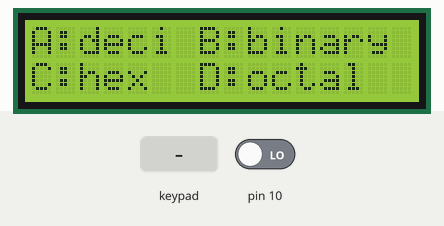
This sketch was run on a simulated Arduino Uno, built with avr-gcc and run on an emulated ATmega328P. On the bench: 16×2 character LCD. The test bench sets the inputs (shaded band); at power-on: pin 10 LOW. What the sketch prints to the serial monitor is not drawn.

Above: at 2.8 s.
2.9 s: keypad keys 9 8 7 6 A pressed 0.4 s apart
At 5.1 s:
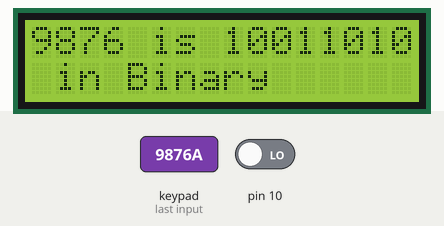
6.4 s: key 'B' pressed
At 7.6 s:
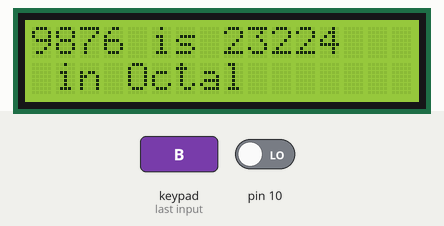
7.9 s: key 'C' pressed
At 9.0 s:
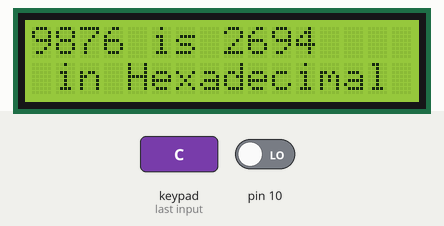
9.4 s: keypad keys 9 8 7 6 D pressed 0.4 s apart
At 12.3 s:
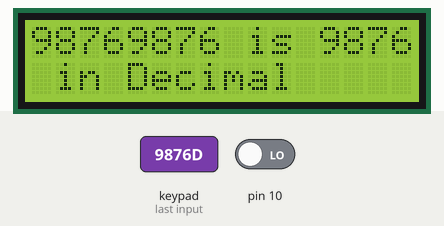
12.9 s: key 'C' pressed
At 13.8 s:
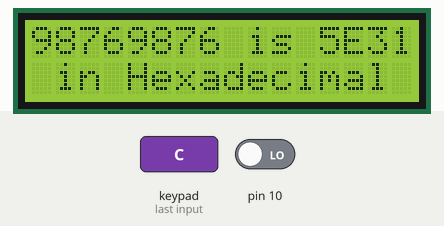
14.4 s: key 'F' pressed
At 14.9 s:
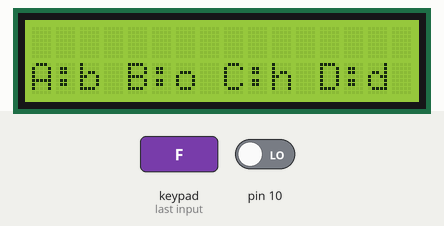
Timing chart, 0 to 16.9 s (numbered marks = the images above; inputs shaded):
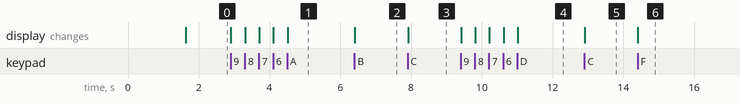

The sketch:

Project_0230_May_1.ino
```cpp
//LCD setup code
#include <LiquidCrystal.h>  // LCD library
const int rs = A0, e = A1, d4 = A2, d5 = A3, d6 = A4, d7 = A5;
LiquidCrystal lcd(rs, e, d4, d5, d6, d7);

// 4x4 Keypad Code
#include <Keypad.h>         // keypad library
const byte ROWS = 4; //four rows
const byte COLS = 4; //four columns
char keys[ROWS][COLS] = {     // think of it like x,y
  {'1','2','3','A'},
  {'4','5','6','B'},
  {'7','8','9','C'},
  {'F','0','E','D'}
};
byte rowPins[ROWS] = {9,8,7,6};  // connect to the row pinouts
byte colPins[COLS] = {5,4,3,2};  // connect to the column
Keypad keypad = Keypad(makeKeymap(keys), rowPins, colPins, ROWS, COLS);

long first = 0;
long second = 0;
double total = 0;

int A = 10;
int B = 11;
int C = 12;
int D = 13;
int E = 14;
int F = 15;
int pin10 = digitalRead(10);


//SETUP
void setup(){
  lcd.begin(16,2);
  Serial.begin(9600);    // set up serial monitor
  pinMode(10,INPUT);
  lcd.begin(16,2);       // set up lcd screen
  lcd.setCursor(0,0);    // set cursor origin at (columns 1, rows 0)
  lcd.print(" Base Converter");
  delay(1500);
  lcd.clear();
  lcd.setCursor(0,0);
  lcd.print("A:deci ");
  lcd.print("B:binary ");
  lcd.setCursor(0,1);
  lcd.print("C:hex  ");
  lcd.print("D:octal ");

}

void loop() {

  ///extras button for hexa
//  switch (digitalRead(10) == LOW){
//    case true:
//      lcd.print("A: bin  ");
//      lcd.print("B: deci");
//      lcd.setCursor(0,1);
//      //lcd.print("C: hex  "); //technical difficulty with Hexadecimal
//      lcd.print("D: oct");
//      delay(1000);
//      break;
//    case 'A':
//      lcd.clear();
//      lcd.setCursor(0,0);
//      lcd.print("Enter Binary number: ");
//      break;
//   }

  char key = keypad.getKey();
  switch(key)
  {
  lcd.clear();
  case '0' ... '9':
    lcd.clear();
    lcd.setCursor(0,1);   //display A,B,C option on bottom row
    lcd.print("A:b ");
    lcd.print("B:o ");
    lcd.print("C:h ");
    lcd.print("D:d ");
    lcd.setCursor(0,0);   //display key pressed on top row
    first = first * 10 + (key - '0');   //to store value and repeat
    Serial.println(first);
    lcd.print(first);
    break;

  case 'A':
    lcd.clear();
    lcd.print(first);
    lcd.print(" is ");
    lcd.print(first,BIN);
    lcd.setCursor(0,1);
    lcd.print(" in Binary");
    Serial.println(first,BIN);
    break;
  case 'B':
    lcd.clear();
    lcd.print(first);
    lcd.print(" is ");
    lcd.print(first,OCT);
    lcd.setCursor(0,1);
    lcd.print(" in Octal");
    Serial.println(first,OCT);
    break;
  case 'C':
    lcd.clear();
    lcd.print(first);
    lcd.print(" is ");
    lcd.print(first,HEX);
    lcd.setCursor(0,1);
    lcd.print(" in Hexadecimal");
    Serial.println(first,HEX);
    break;
  case 'D':
    lcd.clear();
    lcd.print(first);
    lcd.print(" is ");
    lcd.print(first,DEC);
    lcd.setCursor(0,1);
    lcd.print(" in Decimal");
    Serial.println(first,DEC);
    break;
  case 'F': //Clear Memory
    total = 0;
    first = 0;
    second = 0;
    Serial.println("Clear");
    lcd.clear();
    lcd.setCursor(0,1);
    lcd.print("A:b ");
    lcd.print("B:o ");
    lcd.print("C:h ");
    lcd.print("D:d ");
    lcd.setCursor(0,0);
    break;

/////Hexadecimal currently not working
//  case 'A':
//    lcd.clear();
//    first = first * 10 + (key - '7' );
//    Serial.println(first);
//    lcd.print(first);
//    break;
//  case 'B':
//    lcd.clear();
//    first = first * 10 + (key -'7');
//    Serial.println(first);
//    lcd.print(first);
//    break;
//  case 'C':
//    lcd.clear();
//    first = first * 10 + (key -'7');
//    Serial.println(first);
//    lcd.print(first);
//    break;
//  case 'D':
//    lcd.clear();
//    first = first * 10 + (key -'7');
//    Serial.println(first);
//    lcd.print(first);
//    break;
//  case 'E':
//    lcd.clear();
//    first = first * 10 + (key -'7');
//    Serial.println(first);
//    lcd.print(first);
//    break;
//  case 'F':
//    lcd.clear();
//    first = first * 10 + (key -'7');
//    Serial.println(first);
//    lcd.print(first);
//    break;
  }
}
```

Measured:
- after the input at 2.9 s, the display: first changes at once (image 1 shows a later state)
- after the input at 6.4 s, the display: changes at once (image 2)
- after the input at 7.9 s, the display: changes at once (image 3)
- after the input at 9.4 s, the display: first changes at once (image 4 shows a later state)
- after the input at 12.9 s, the display: changes at once (image 5)
- after the input at 14.4 s, the display: changes at once (image 6)
